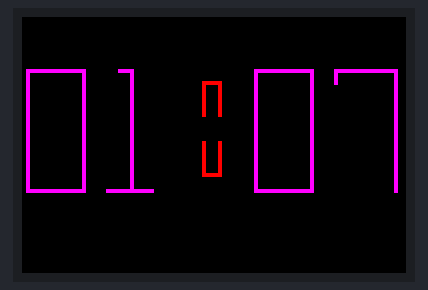
A sketch run on a simulated Arduino Uno, built with avr-gcc and run on an emulated ATmega328P. Shown: 96×64 colour display. What the sketch prints to the serial monitor is not drawn.

Above: at 0.61 s.
At 5.45 s:
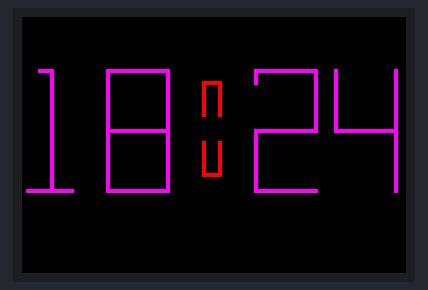
At 10.3 s:
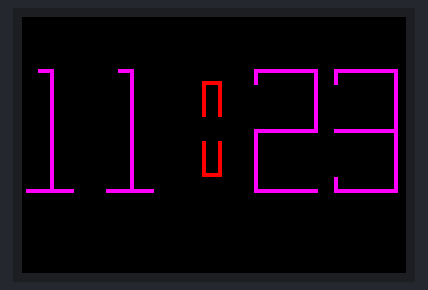
At 19.98 s:
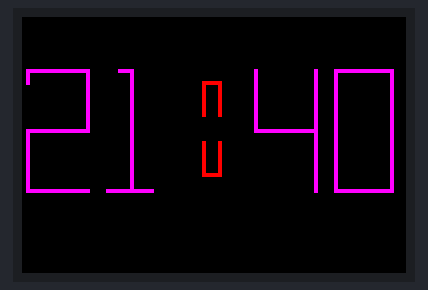
At 29.65 s:
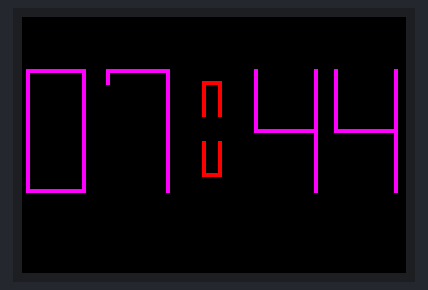
At 39.61 s:
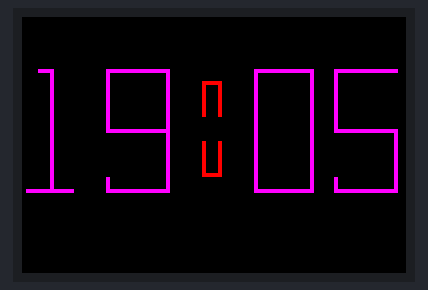

The sketch:

MainProgram2.ino
```cpp
/*
Pavel Artiushkov
10.11.2018
Test For OLED Screen
*/

#define sclk 13
#define mosi 11
#define cs   10
#define rst  9
#define dc   8

// Color definitions
#define BLACK           0x0000
#define BLUE            0x001F
#define RED             0xF800
#define GREEN           0x07E0
#define CYAN            0x07FF
#define MAGENTA         0xF81F
#define YELLOW          0xFFE0
#define WHITE           0xFFFF

#include <Adafruit_GFX.h>
#include <Adafruit_SSD1331.h>
#include <SPI.h>

Adafruit_SSD1331 display = Adafruit_SSD1331(cs, dc, mosi, sclk, rst);

float p = 3.1415926;


/*********************************************************************************************************************************************/
void setup(void) {
  Serial.begin(9600);
  Serial.print("Start");
  display.begin();

  Serial.println("init");
  uint16_t time = millis();
  display.fillScreen(BLACK);
  time = millis() - time;

  uint16_t a, b, c, d;
  a=0;
  b=0;
  c=0;
  d=0;

  uint16_t Minutes=0;
  uint16_t Hours=0;

  while(1) {
    delay(1);

    Minutes++;
    display.fillRect(78, 13, 16, 31, BLACK);//D

    if (Minutes%10 == 0) {
      display.fillRect(58, 13, 16, 31, BLACK);//C
    }

    if (Minutes>=60) {
      Minutes=0;
      Hours++;
      display.fillRect(21, 13, 16, 31, BLACK);//B
      if (Hours%10 == 0) {
        display.fillRect(1, 13, 16, 31, BLACK);//A
      }
    }

    if (Hours>=24) {
      Minutes=0;
      Hours=0;
      display.fillRect(1, 13, 16, 31, BLACK);//A
    }

    numberOutput(Hours/10, 30, 1, 13, MAGENTA);
    numberOutput(Hours%10, 30, 21, 13, MAGENTA);

    upDot(8, 4, 45, 16, RED);
    downDot(8, 4, 45, 31, RED);

    numberOutput(Minutes/10, 30, 58, 13, MAGENTA);
    numberOutput(Minutes%10, 30, 78, 13, MAGENTA);
  }
}


void loop() {
}


void upDot(uint16_t H, uint16_t W, uint16_t X, uint16_t Y, uint16_t Color) {
  display.drawLine(X, Y+H, X, Y, Color);
  display.drawLine(X, Y, X+W, Y, Color);
  display.drawLine(X+W, Y, X+W, Y+H, Color);
}


void downDot(uint16_t H, uint16_t W, uint16_t X, uint16_t Y, uint16_t Color) {
  display.drawLine(X, Y, X, Y+H, Color);
  display.drawLine(X, Y+H, X+W, Y+H, Color);
  display.drawLine(X+W, Y+H, X+W, Y, Color);
}


void numberOutput(uint16_t N, uint16_t H, uint16_t X, uint16_t Y, uint16_t Color) {
  //display.drawRect(X, Y, 15, H, RED);
  switch(N) {
    case 0:
      display.drawRect(X, Y, H/2, H+1, Color);
      break;

    case 1:
      display.drawLine(X+3, Y, X+6, Y, Color);
      display.drawLine(X+6, Y, X+6, Y+H, Color);
      display.drawLine(X, Y+H, X+11, Y+H, Color);
      break;

    case 2:
      display.drawLine(X, Y+3, X, Y, Color);
      display.drawLine(X, Y, X+H/2, Y, Color);
      display.drawLine(X+H/2, Y, X+H/2, Y+H/2, Color);
      display.drawLine(X+H/2, Y+H/2, X, Y+H/2, Color);
      display.drawLine(X, Y+H/2, X, Y+H, Color);
      display.drawLine(X, Y+H, X+H/2, Y+H, Color);
      break;

    case 3:
      display.drawLine(X, Y+3, X, Y, Color);
      display.drawLine(X, Y, X+H/2, Y, Color);
      display.drawLine(X+H/2, Y, X+H/2, Y+H/2, Color);
      display.drawLine(X+H/2, Y+H/2, X, Y+H/2, Color);
      display.drawLine(X+H/2, Y+H/2, X+H/2, Y+H, Color);
      display.drawLine(X, Y+H, X+H/2, Y+H, Color);
      display.drawLine(X, Y+H-3, X, Y+H, Color);
      break;

    case 4:
      display.drawLine(X, Y, X, Y+H/2, Color);
      display.drawLine(X, Y+H/2, X+H/2, Y+H/2, Color);
      display.drawLine(X+H/2, Y, X+H/2, Y+H, Color);
      break;

    case 5:
      display.drawLine(X, Y, X+H/2, Y, Color);
      display.drawLine(X, Y, X, Y+H/2, Color);
      display.drawLine(X+H/2, Y+H/2, X, Y+H/2, Color);
      display.drawLine(X+H/2, Y+H/2, X+H/2, Y+H, Color);
      display.drawLine(X, Y+H, X+H/2, Y+H, Color);
      display.drawLine(X, Y+H, X, Y+H-3, Color);
      break;

    case 6:
      display.drawLine(X, Y, X+H/2, Y, Color);
      //display.drawLine(X+H/2, Y, X+H/2, Y+H/2, Color);
      display.drawLine(X+H/2, Y+H/2, X+H/2, Y+H, Color);
      display.drawLine(X+H/2, Y+H, X, Y+H, Color);
      display.drawLine(X, Y+H, X, Y+H/2, Color);
      display.drawLine(X, Y+H/2, X, Y, Color);

      display.drawLine(X, Y+H/2, X+H/2, Y+H/2, Color);
      display.drawLine(X+H/2, Y, X+H/2, Y+3, Color);
      break;

    case 7:
      display.drawLine(X, Y+3, X, Y, Color);
      display.drawLine(X, Y, X+H/2, Y, Color);
      display.drawLine(X+H/2, Y, X+H/2, Y+H, Color);
      break;

    case 8:
      display.drawLine(X, Y, X+H/2, Y, Color);
      display.drawLine(X+H/2, Y, X+H/2, Y+H/2, Color);
      display.drawLine(X+H/2, Y+H/2, X+H/2, Y+H, Color);
      display.drawLine(X+H/2, Y+H, X, Y+H, Color);
      display.drawLine(X, Y+H, X, Y+H/2, Color);
      display.drawLine(X, Y+H/2, X, Y, Color);

      display.drawLine(X, Y+H/2, X+H/2, Y+H/2, Color);
      break;

    case 9:
      display.drawLine(X, Y, X+H/2, Y, Color);
      display.drawLine(X+H/2, Y, X+H/2, Y+H/2, Color);
      display.drawLine(X+H/2, Y+H/2, X+H/2, Y+H, Color);
      display.drawLine(X+H/2, Y+H, X, Y+H, Color);
      //display.drawLine(X, Y+H, X, Y+H/2, Color);
      display.drawLine(X, Y+H/2, X, Y, Color);

      display.drawLine(X, Y+H/2, X+H/2, Y+H/2, Color);
      display.drawLine(X, Y+H, X, Y+H-3, Color);
      break;
  }
}
```
